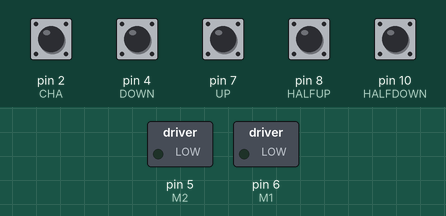
Simulated run of this sketch. Board: Arduino Nano, built with avr-gcc and run on an emulated ATmega328P. Shown: switched loads named in the sketch (green lamp = pin HIGH). The inputs (shaded band) are chosen by the test bench; at power-on: pin 2 (CHA), pin 4 (DOWN), pin 7 (UP), pin 8 (HALFUP), pin 10 (HALFDOWN) HIGH.

Above: at 3.2 s.
3.3 s: pin 4 (DOWN) pulled LOW for 0.15 s
At 4.6 s:
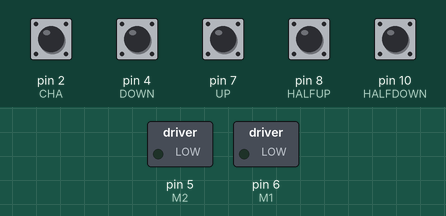
4.9 s: pin 7 (UP) pulled LOW for 0.15 s
At 6.0 s:
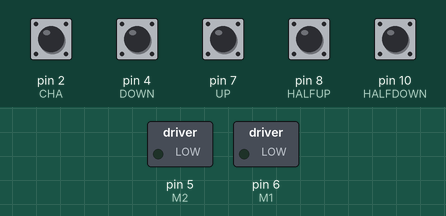
6.6 s: pin 8 (HALFUP) pulled LOW for 0.15 s
At 6.9 s:
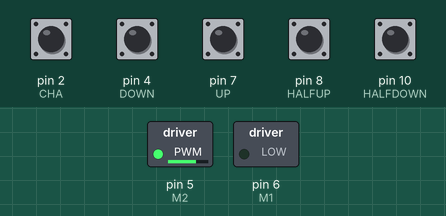
8.5 s: pin 10 (HALFDOWN) pulled LOW for 1 s
At 9.33 s:
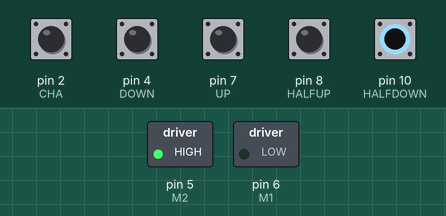
11.5 s: pin 4 (DOWN) pulled LOW for 1 s
At 13.0 s:
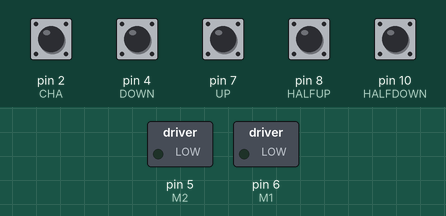
14.5 s: pin 7 (UP) pulled LOW for 1 s
At 15.2 s:
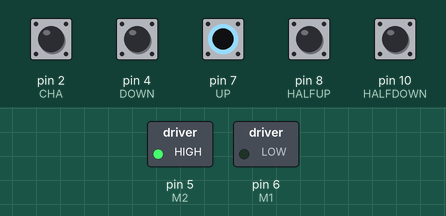
Timing chart, 0 to 17.5 s (numbered marks = the images above; inputs shaded):
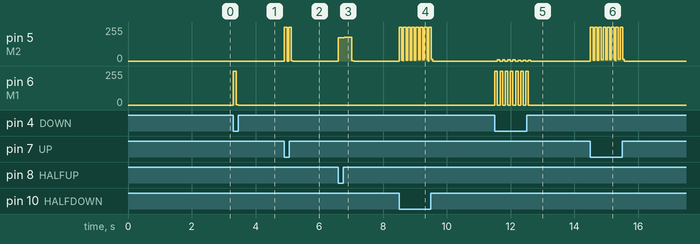

Measured:
- after the input at 3.3 s, pin 6 (M1): 0/255 → 255/255 at once, → 1/255 0.09 s later, → 0/255 0.07 s later
- after the input at 4.9 s, pin 5 (M2): 0/255 → 255/255 at once, → 0/255 0.22 s later
- after the input at 6.6 s, pin 5 (M2): 0/255 → 176/255 at once, → 177/255 0.19 s later, → 3/255 0.20 s later, → 0/255 0.09 s later
- after the input at 8.5 s, pin 5 (M2): ramps from 255/255 to 0/255 and jumps back, once every 0.13 s
- after the input at 11.5 s, pin 6 (M1): alternates 255/255 for 0.08 s and 0/255 for 0.08 s, 14 changes in all, then stays 0/255, starting at once
- after the input at 14.5 s, pin 5 (M2): ramps from 255/255 to 0/255 and jumps back, once every 0.13 s

The sketch:

nano_4_7.ino
```cpp
 #include <PID_v1.h>
//        (SCK)-D13   D12-(MISO)
//        3.3V  D11- (MOSI)(PWM)
//              REF   D10-(SS)(PWM)
//              A0    D9              :HALFDOWN
//              A1    D8              :HALFUP
//              A2    D7              :DOWN
//              A3    D6-(PWM)        :M2/N2
//        (SDA)-A4    D5-(PWM)        :M1/N1
//        (SCL)-A5    D4              :UP
//              A6    D3-(INT1)(PWM)  :CHB
//              A7    D2-(INT0)       :CHA
//              5V    GND
//              RST   RST
//              GND   RX0
//              VIN   TX1

#define CHA         2      // Quadrature encoder A pin
#define CHB         3      // Quadrature encoder B pin
#define M1          6      //maxon pwm output 1
#define M2          5      //maxon pwm output 2

#define UP          7
#define DOWN        4
#define HALFUP      8
#define HALFDOWN    10


double kp = 35 , ki = 1.0 , kd = 0.3;             // modify for optimal performance        //FIX
double input = 0, output = 0, setpoint = 0;
volatile long encoderPos = 0;

unsigned long current, previous, interval=30;
unsigned long current_m, previous_m, interval_up_go=80, interval_up_back=50,interval_down_go=80, interval_down_back=80;
unsigned long current_mhd, previous_mhd, interval_mhd=400;
PID myPID(&input, &output, &setpoint, kp, ki, kd, DIRECT);  // if motor will only run at full speed try 'REVERSE' instead of 'DIRECT'

void setup() {
  pinMode(CHA, INPUT_PULLUP);
  pinMode(CHB, INPUT_PULLUP);
  pinMode(M1, OUTPUT);
  pinMode(M2, OUTPUT);
  pinMode(UP, INPUT_PULLUP);
  pinMode(DOWN, INPUT_PULLUP);
  pinMode(HALFUP, INPUT_PULLUP);
  pinMode(HALFDOWN, INPUT_PULLUP);
  attachInterrupt(0 ,count1,FALLING);
  myPID.SetMode(AUTOMATIC);
  myPID.SetSampleTime(10);          //fixxxxxxxxxx*****************************
  myPID.SetOutputLimits(-255, 255);
  setpoint =0;                                      // modify to fit motor and encoder characteristics
  Serial.begin(115200);
   //TCCR1B = TCCR1B & 0b11111000 | 1;                    // set 31KHz PWM to prevent motor noise   FIXX!!!!!!!!!!!!!!!!!!!!!!!!!!!!!!!!!!!!!!!!!!!!!!!!!!!!!!!!!!!!!!!!
  delay(2000);
}

void loop() {
 if (!digitalRead(UP)){maxon_up();}//Serial.println("UP");delay(1);
 if (!digitalRead(DOWN)){maxon_down();}//Serial.println("DOWN");delay(1);
 if (!digitalRead(HALFUP)){maxon_up_half();}//Serial.println("HALFUP");delay(1);
 if (!digitalRead(HALFDOWN)){maxon_down_half();}//Serial.println("HALFDOWN");delay(1);
// ptr();
 encoderPos=0;

}

void count1() {
 if (digitalRead(CHB)==HIGH)
    encoderPos--;
 else
    encoderPos++;
}


void maxon_down(){
  setpoint=13;                                                                           //FIX
  previous_m=millis();
  previous_m+=interval_down_go;
  while(1){
    current_m=millis();
    if(current_m>previous_m) {break;}
    input = encoderPos ;                                // data from encoder
    myPID.Compute();                                    // calculate new output
    pwmOut(output);
   // ptr();
  }
  setpoint=0;
  previous_m=millis();
  previous_m+=interval_down_back;
  while(1){
      current_m=millis();
      if(current_m>previous_m) {break;}
      input = encoderPos ;                                // data from encoder
      myPID.Compute();                                    // calculate new output
      pwmOut(output);
         // ptr();
  }

    output=0;
  analogWrite(M1, 0);
  analogWrite(M2, 0);
}

void maxon_up(){
  setpoint=-13;                                                                              //FIX
  previous_m=millis();
  previous_m+=interval_up_go;
  while(1){
    current_m=millis();
    if(current_m>previous_m) {break;}
    input = encoderPos ;                                // data from encoder
    myPID.Compute();                                    // calculate new output
    pwmOut(output);
       // ptr();
  }
  setpoint=0;
  previous_m=millis();
  previous_m+=interval_up_back;
  while(1){
      current_m=millis();
      if(current_m>previous_m) {break;}
      input = encoderPos ;                                // data from encoder
      myPID.Compute();                                    // calculate new output
      pwmOut(output);
         // ptr();
  }
    output=0;
  analogWrite(M1, 0);
  analogWrite(M2, 0);
}

void maxon_down_half(){
  setpoint=-14;                                                                                             //FIX
  previous_m=millis();
  previous_m+=interval_up_go;
  while(1){
    current_m=millis();
    if(current_m>previous_m) {break;}
    input = encoderPos ;                                // data from encoder
    myPID.Compute();                                    // calculate new output
    pwmOut(output);
       // ptr();
  }
  setpoint=0;
  previous_m=millis();
  previous_m+=interval_up_back;
  while(1){
      current_m=millis();
      if(current_m>previous_m) {break;}
      input = encoderPos ;                                // data from encoder
      myPID.Compute();                                    // calculate new output
      pwmOut(output);
         // ptr();
  }
    output=0;
  analogWrite(M1, 0);
  analogWrite(M2, 0);
 // kp=35;
}
void maxon_up_half(){
  setpoint=-5;                                                                                             //FIX
  previous_mhd=millis();
  previous_mhd+=interval_mhd;
  while(1){
    current_mhd=millis();
    if(current_mhd>previous_mhd) {break;}
    input = encoderPos ;                                // data from encoder
    myPID.Compute();                                    // calculate new output
    pwmOut(output);
      //  ptr();
  }
  setpoint=0;
  previous_m=millis();
  previous_m+=interval_down_back;
  while(1){
      current_m=millis();
      if(current_m>previous_m) {break;}
      input = encoderPos ;                                // data from encoder
      myPID.Compute();                                    // calculate new output
      pwmOut(output);
        //  ptr();
  }
  output=0;
  analogWrite(M1, 0);
  analogWrite(M2, 0);
}


void pwmOut(int out) {                                // to H-Bridge board
 if (out > 0) {
     analogWrite(M2, 0);

   analogWrite(M1, out);                             // drive motor CW
 }
 else {
   analogWrite(M1, 0);
   analogWrite(M2, abs(out));                        // drive motor CCW
 }
}

void ptr() {
   Serial.print(encoderPos);
 Serial.print(",");
 Serial.print(setpoint);
 Serial.print(",");
 Serial.println(output);
}
```
